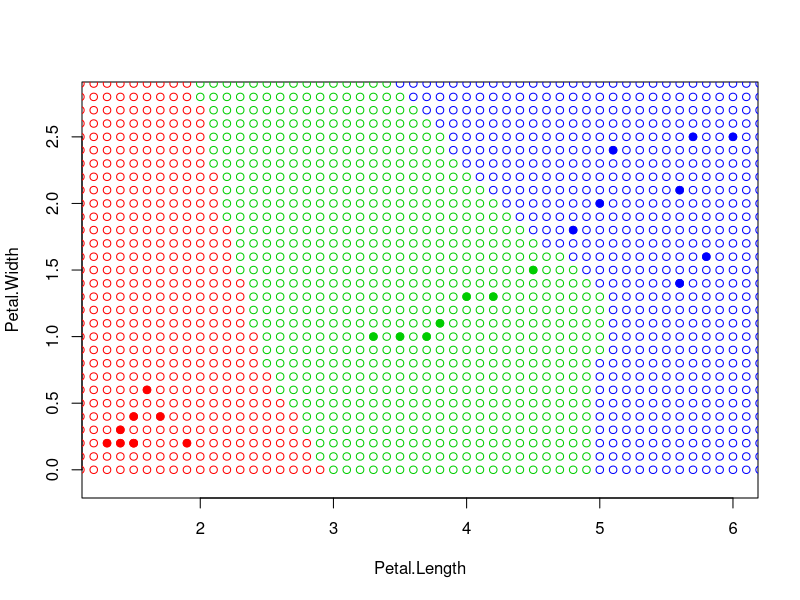

Reproduce this figure in R.
euclideanDistance <- function(u, v) 
{ 
    sqrt(sum((u - v)^2)) 
} 
sortObjectByDist <- function(xl, z, metricFunction = euclideanDistance) 
{ 
    l <- dim(xl)[1] 
    n <- dim(xl)[2] - 1 
    distances <- matrix(NA, l, 2)
    for (i in 1:l) 
    { 
        distances[i] <- c(metricFunction(xl[i, 1:n], z)) 
    } 
    orderedXl <- xl[order(distances), ] 
    return (orderedXl) 
  } 

NN<-function(xl, z) 
{ 
  orderedXl<- sortObjectByDist(xl, z) 
  n<-dim(orderedXl)[2] 
  classes <- orderedXl[1, n] 
  return (classes) 
} 
colors <- c("setosa" = "red", "versicolor" = "green3", "virginica" = "blue") 
X<-sample(c(1:150), 25, replace=TRUE) 
xl <- iris[X, 3:5] 
plot(iris[X, 3:4], pch = 21, bg = colors[xl$Species], col = colors[xl$Species],asp=1) 
a<-0 
b<-0 
while (a<7) 
{ 
  while (b<3) 
  { 
    z <- c(a, b) 
    class <- NN(xl, z ) 
    points(z[1], z[2], pch = 1, bg = colors[class], col=colors[class] ) 
    b<- b+0.1
  } 
  b<-0 
  a<- a+0.1 
}
